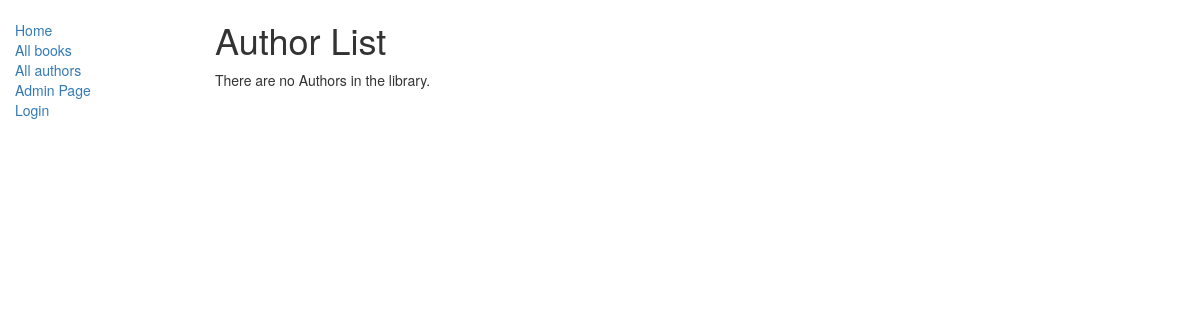
The app's page /catalog/authors/, older data.
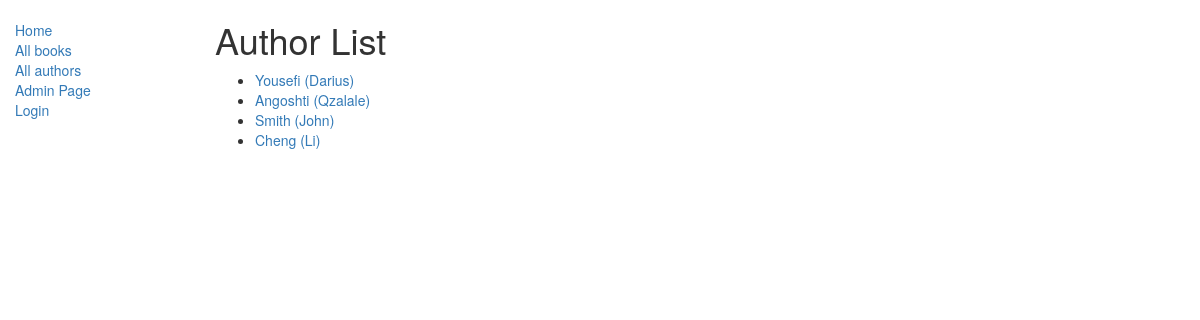
The same page, newer data.
### catalog/models.py (models this page shows, shortened)
class Author(models.Model):
    first_name = models.CharField(max_length=100)
    last_name = models.CharField(max_length=100)
    date_of_birth = models.DateField(null=True, blank=True)
    date_of_death = models.DateField('Died', null=True, blank=True)
    def get_absolute_url(self):
        return reverse('catalog:author-detail', args=[str(self.id)])

### catalog/views.py (the view)
class AuthorListView(generic.ListView):
    model= models.Author
    template_name= 'catalog/author_list.html'

### catalog/templates/catalog/author_list.html
{% extends "catalog/base_generic.html" %}
{% block content %}
    <h1>Author List</h1>
    {% if author_list %}
    <ul>
      {% for author in author_list %}
      <li>
        <a href="{{ author.get_absolute_url }}">{{ author.last_name }} ({{author.first_name}})</a>
      </li>
      {% endfor %}
    </ul>
    {% else %}
      <p>There are no Authors in the library.</p>
    {% endif %}
{% endblock %}

Row changes from the older to the newer data that the page shows:
added Author: last_name "Yousefi", first_name "Darius"
added Author: last_name "Angoshti", first_name "Qzalale"
added Author: last_name "Smith", first_name "John"
added Author: last_name "Cheng", first_name "Li"
Text that changed along with them:
text no longer shown: "There are no Authors in the library."
